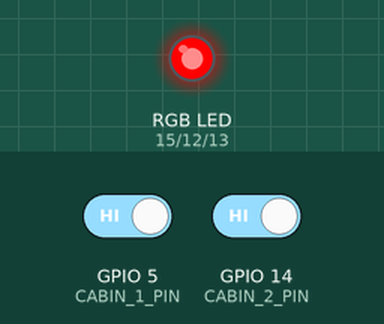
A sketch run on a simulated ESP8266 (NodeMCU). Shown: an RGB LED mixed from three pins (HIGH = lit). The inputs (shaded band) are chosen by the test bench; at power-on: GPIO 5 (CABIN_1_PIN) HIGH, GPIO 14 (CABIN_2_PIN) HIGH. Dim RGB values are drawn brighter than linear; WiFi joins after 1.5 s; servers stay silent unless stated; uploads are accepted with an empty reply.

Above: at 0.1 s.
At 3.3 s:
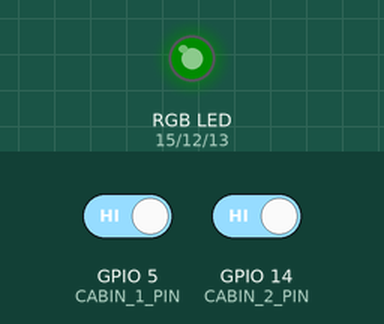
3.4 s: GPIO 5 (CABIN_1_PIN) driven LOW and GPIO 14 (CABIN_2_PIN) driven LOW
At 7.79 s:
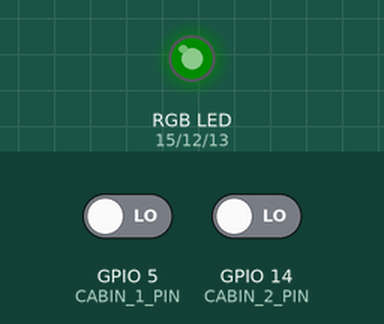
Timing chart, 0 to 20.2 s (numbered marks = the images above; inputs shaded):
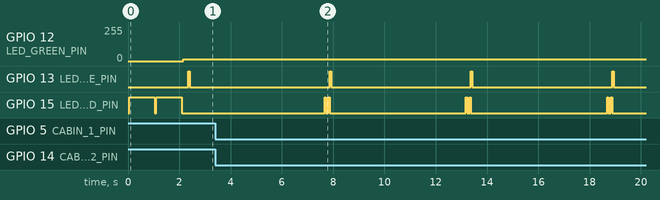

Measured:
- after the input at 3.4 s, GPIO 15 (LED_RED_PIN): LOW → HIGH after 4.3 s, then repeats every 5.5 s: LOW 0.10 s, HIGH 0.05 s, LOW 5.3 s, HIGH 0.05 s
- by itself, GPIO 13 (LED_BLUE_PIN): alternates HIGH for 0.06 s and LOW for 5.5 s

The sketch:

client.ino
```cpp
#include "Arduino.h"
#include "ESP8266WiFi.h"

// #define SERIAL_VERBOSE
// #define SERIAL_PRINT_MASTER_RESPONSE

const uint32_t UPDATE_INTERVAL = 5000;

const int LDR_PIN       = A0; // ADC
const int BUTTON_PIN    =  4; // ?
const int LED_GREEN_PIN = 12; // D6 = GPIO15
const int LED_RED_PIN   = 15; // D8 = GPIO12
const int LED_BLUE_PIN  = 13; // D7 = GPIO13
const int CABIN_1_PIN   =  5; // D1 = GPIO5
const int CABIN_2_PIN   = 14; // D5 = GPIO14

const char *WLAN_SSID = "Pukpukus";
const char *WLAN_PWD  = "********";
// NETWORK: Static IP details
// @see https://forum.arduino.cc/index.php?topic=460595.0
IPAddress staticIp(      1, 2, 3, 5);
IPAddress defaultGateway(1, 2, 3, 1);
IPAddress netmask(255, 255, 255, 0);

const char* MASTER_HOST = "1.2.3.4";
    uint8_t MASTER_PORT = 80;

void setup() {
  #ifdef SERIAL_VERBOSE
    Serial.begin(115200);
    // Serial.setDebugOutput(true);
    delay(3000);
    Serial.println();
  #endif

  setupPins();

  // bring red to live
  analogWrite(LED_RED_PIN, 1023);

  #ifdef SERIAL_VERBOSE
    Serial.print("Connecting to WLAN: ");
    Serial.println(WLAN_SSID);
  #endif

  /* Explicitly set the ESP8266 to be a WiFi-client, otherwise, it by default,
     would try to act as both a client and an access-point and could cause
     network-issues with your other WiFi-devices on your WiFi-network. */
  WiFi.disconnect();
  WiFi.setAutoConnect(true);
  WiFi.mode(WIFI_STA);
  WiFi.config(staticIp, defaultGateway, netmask);
  // https://github.com/esp8266/Arduino/issues/2186
  // WiFi.setOutputPower(0);
  // WiFi.begin(ssid);
  WiFi.begin(WLAN_SSID, WLAN_PWD);

  // https://github.com/esp8266/Arduino/issues/119
  while (WiFi.status() != WL_CONNECTED) {
    blinkRed(true);
    #ifdef SERIAL_VERBOSE
      Serial.print(".");
    #endif
    delay(1000);

    // WiFi.begin(WLAN_SSID);
    // WiFi.begin(WLAN_SSID, WLAN_PWD);

  //  WiFi.printDiag(Serial);
  }
  #ifdef SERIAL_VERBOSE
    Serial.println();
  #endif

  #ifdef SERIAL_VERBOSE
    Serial.println("WiFi connected!");

    Serial.print("We got IP address: ");
    Serial.println(WiFi.localIP());

    Serial.println();
    Serial.println();
  #endif
}

void setupPins() {
  pinMode(LDR_PIN,       INPUT);
  pinMode(BUTTON_PIN,    INPUT);

  pinMode(LED_RED_PIN,   OUTPUT);
  pinMode(LED_GREEN_PIN, OUTPUT);
  pinMode(LED_BLUE_PIN,  OUTPUT);

  pinMode(CABIN_1_PIN,    INPUT_PULLUP);
  pinMode(CABIN_2_PIN,    INPUT_PULLUP);
}


void loop() {
  if (checkWifiStatus() != WL_CONNECTED) {
    delay(2000);
    return;
  }

  #ifdef SERIAL_VERBOSE
    Serial.print("Connecting to ");
    Serial.println(MASTER_HOST);
  #endif

  WiFiClient client;
  if (!client.connect(MASTER_HOST, MASTER_PORT)) {
    #ifdef SERIAL_VERBOSE
      Serial.println("connection failed");
    #endif
    return;
  }

  // #ifdef SERIAL_VERBOSE
  //   Serial.print("LDR: ");
  //   Serial.print(analogRead(LDR_PIN));
  //   Serial.print(", PULLDOWN_BUTTON: ");
  //   Serial.print(digitalRead(BUTTON_PIN));
  //   Serial.println();
  // #endif

  // bool DOOR_IS_CLOSED = false;
  // if (analogRead(LDR_PIN) < 300) {
  //   DOOR_IS_CLOSED = true;
  // }

  // open circuit is internally pulled-up, so we are looking for pulled-down signal
  uint8_t cabin_1_Level = digitalRead(CABIN_1_PIN);
  uint8_t cabin_2_Level = digitalRead(CABIN_2_PIN);
  #ifdef SERIAL_VERBOSE
    Serial.printf("CABIN-1=%d, CABIN-2=%d", cabin_1_Level, cabin_2_Level);
    Serial.println();
  #endif

  // blink how many cabins are closed
  if (cabin_1_Level == LOW) {
    blinkRed(false);
    delay(100);
  }
  if (cabin_2_Level == LOW) {
    blinkRed(false);
  }

  // We now create a URI for the request
  String url = "/update?";
  url += "cabin1=";
  url += (cabin_1_Level == LOW) ? "1" : "0";
  url += "&cabin2=";
  url += (cabin_2_Level == LOW) ? "1" : "0";

  #ifdef SERIAL_VERBOSE
    Serial.print("Requesting URL: ");
    Serial.println(url);
  #endif

  // start of the request
  analogWrite(LED_BLUE_PIN, 1023);

  client.print(String("GET ") + url + " HTTP/1.1\r\n" +
               "Host: " + MASTER_HOST + "\r\n" +
               "Connection: close\r\n\r\n");
  unsigned long timeout = millis();
  while (client.available() == 0) {
    if (millis() - timeout > 5000) {
      #ifdef SERIAL_VERBOSE
        Serial.println(">>> Client Timeout");
      #endif
      client.stop();
      analogWrite(LED_BLUE_PIN, 0);
      return;
    }
  }

  // end of the request
  analogWrite(LED_BLUE_PIN, 0);

  #ifdef SERIAL_PRINT_MASTER_RESPONSE
    while (client.available()) {
      String line = client.readStringUntil('\r');
      Serial.print(line);
    }
    Serial.println();
  #endif

  #ifdef SERIAL_VERBOSE
    Serial.println();
  #endif

  delay(UPDATE_INTERVAL);
}

uint8_t checkWifiStatus() {
  blinkRed(true);
  #ifdef SERIAL_VERBOSE
    Serial.print("WIFI status: ");
  #endif

  uint8_t wifiStatus = WiFi.status();

  // https://www.arduino.cc/en/Reference/WiFiStatus
  switch (wifiStatus) {
    case WL_IDLE_STATUS:
      #ifdef SERIAL_VERBOSE
        Serial.println("WL_IDLE_STATUS");
      #endif
      break;

    case WL_CONNECTED:
      #ifdef SERIAL_VERBOSE
        Serial.println("WL_IDLE_STATUS");
      #endif
      analogWrite(LED_RED_PIN,    0);
      analogWrite(LED_GREEN_PIN, 50);
      break;

    case WL_NO_SSID_AVAIL:
      #ifdef SERIAL_VERBOSE
        Serial.println("WL_NO_SSID_AVAIL");
      #endif
      analogWrite(LED_RED_PIN,   1023);
      analogWrite(LED_GREEN_PIN,    0);
      break;

    case WL_CONNECT_FAILED:
      #ifdef SERIAL_VERBOSE
        Serial.println("WL_CONNECT_FAILED");
      #endif
      analogWrite(LED_RED_PIN,   1023);
      analogWrite(LED_GREEN_PIN,    0);
      break;

    case WL_CONNECTION_LOST:
      #ifdef SERIAL_VERBOSE
        Serial.println("WL_CONNECTION_LOST");
      #endif
      analogWrite(LED_RED_PIN,   1023);
      analogWrite(LED_GREEN_PIN,    0);
      break;

    case WL_DISCONNECTED:
      #ifdef SERIAL_VERBOSE
        Serial.println("WL_DISCONNECTED");
      #endif
      analogWrite(LED_RED_PIN,   1023);
      analogWrite(LED_GREEN_PIN,    0);
      break;
  }

  return wifiStatus;
}

void blinkRed(bool initialHigh) {
  analogWrite(LED_RED_PIN,  initialHigh ? 0 : 1023);
  delay(50);
  analogWrite(LED_RED_PIN, !initialHigh ? 0 : 1023);
}
```
